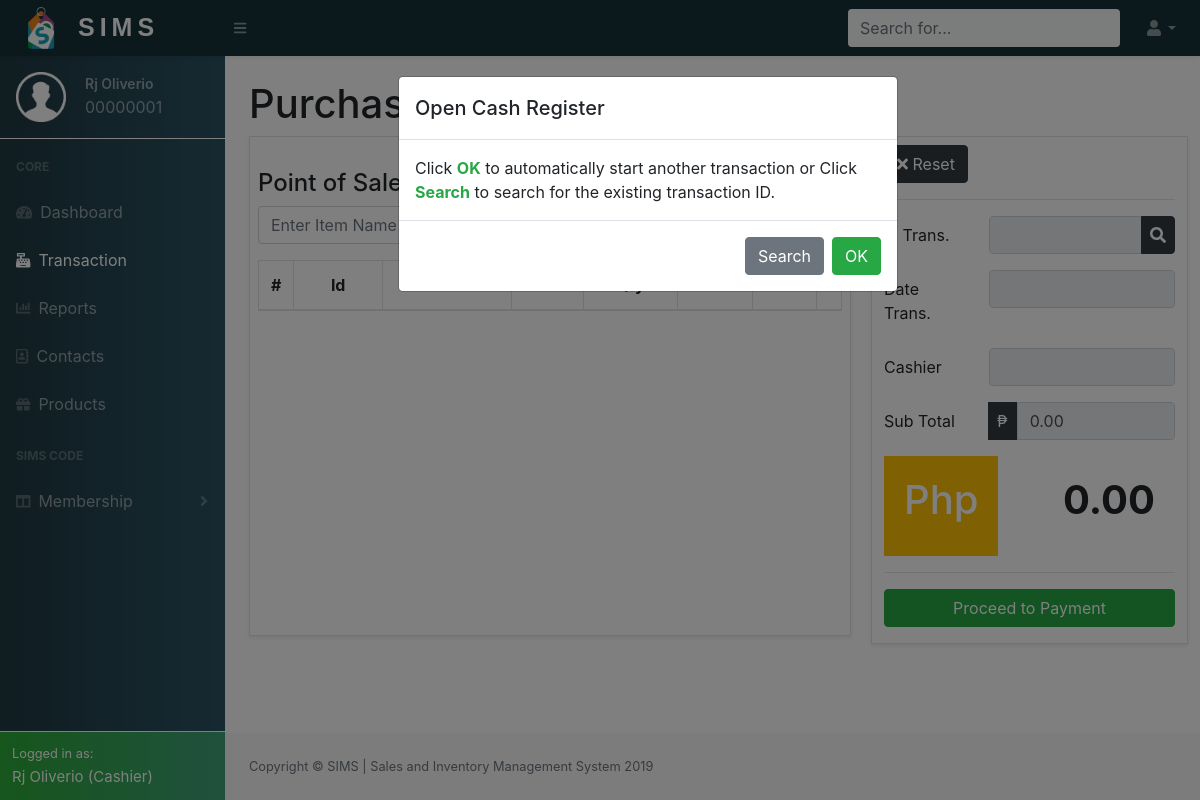
Screenshot of /project/php/purchase.php (signed in) with the database file from the repository.
### tables this page shows
CREATE TABLE `employee_accounts` (
  `Employee_id` int(8) UNSIGNED ZEROFILL NOT NULL,
  `Person_id` int(8) NOT NULL,
  `Password` varchar(255) NOT NULL
);

CREATE TABLE `person_info` (
  `Person_id` int(8) NOT NULL,
  `Fname` varchar(255) NOT NULL,
  `Lname` varchar(255) NOT NULL,
  `Email` varchar(255) NOT NULL,
  `Image` varchar(255) NOT NULL DEFAULT 'user.png',
  `Contact_no` varchar(15) NOT NULL,
  `Address` varchar(255) NOT NULL,
  `Age` int(3) DEFAULT NULL,
  `Gender` enum('Male','Female') DEFAULT NULL,
  `Date_added` datetime NOT NULL DEFAULT current_timestamp(),
  `Person_type` enum('Cashier','Manager','Supplier','Customer') NOT NULL
);

### project/php/dbconnect.php (called while the page is built, shortened)
<?php
    function runQuery($conn,$str){
        $res=mysqli_query($conn,$str);
        return $res;
    }
?>

### project/php/purchase.php (the view, shortened to what this page needs)
<?php
    include_once('dbconnect.php');
    if(isset($_SESSION['empid'])){
        $res=runQuery($conn,"SELECT * FROM employee_accounts INNER JOIN person_info ON employee_accounts.Person_id=person_info.Person_id WHERE employee_accounts.Employee_id='{$_SESSION['empid']}'");
        $res=mysqli_fetch_array($res);
    }else{
        header("Location: ../index.php");
    }
?>
<!DOCTYPE html>
<html lang="en">
<head>
    <link href="../css/styles.css" rel="stylesheet" />
    <link href="https://cdn.datatables.net/1.10.20/css/dataTables.bootstrap4.min.css" rel="stylesheet" />
    <link rel="stylesheet" href="https://cdnjs.cloudflare.com/ajax/libs/easy-autocomplete/1.3.5/easy-autocomplete.css" />
</head>
<body class="sb-nav-fixed">
    <?php
       include('header.php');
    ?>
        <div id="layoutSidenav_content">
            <main>
                <div class="container-fluid">
                <div class="modal fade m-5" id="exampleModal" tabindex="-1" role="dialog" aria-labelledby="exampleModalLabel" aria-hidden="true">
                    <div class="modal-dialog" role="document">
                        <div class="modal-content">
                            <div class="modal-header">
                                <h5 class="modal-title" id="exampleModalLabel">Open Cash Register</h5>
                            </div>
                            <div class="modal-body">
                                Click <span class="text-success font-weight-bold">OK</span> to automatically start another transaction
                                or Click <span class="text-success font-weight-bold">Search</span> to search for the existing transaction ID.
                            </div>
                            <div class="modal-footer">
                                <a type="button" class="btn btn-secondary text-white" data-dismiss="modal">Search</a>
                                <button type="button" id="loadtransaction" class="btn btn-success" data-dismiss="modal">OK</button>
                            </div>
                        </div>
                    </div>
                </div>
                    <h1 class="mt-4">Purchase</h1>
                    <div class="row mb-3">
                        <div class="col-xl mr-2">
                            <div class="p-2 border border-gray purchasearea shadow-sm ">
                                <h4 class="mt-4"> Point of Sale </h4>
                                <form
                                    class="d-none w-100 d-md-inline-block form-inline ml-auto mr-0 mr-md-3 my-2 my-md-0">
                                    <div class="input-group">
                                    </div>
                                </form>
                                <div class="table-wrapper-scroll-y my-custom-scrollbar">
                                    <table class="table table-bordered mb-4 mt-3 ordertable table-striped" id="table" width="100%" cellspacing="0">
                                        <thead>
                                            <tr class="text-center">
                                                <th width="5%">#</th>
                                                <th width="20%">Id</th>
                                                <th width="29%">Item</th>
                                                <th width="13%">Price</th>
                                                <th width="20%">Qty</th>
                                                <th width="6%">Disc%</th>
                                                <th width="13%">Total</th>
                                            </tr>
                                        </thead>
                                    </table>
                                </div>
                            </div>
                        </div>
                        <div class="col-xl-4 border border-gray shadow-sm">
                            <button type="button" class="btn btn-dark mt-2" id="reset"><i class="fas fa-times"></i> Reset</button>
                            <hr>
                            <div class="form-group row">
                                <label for="id_trans" class="col-sm-4 col-form-label">Id Trans.</label>
                                <div class="col-sm-8 input input-group">
                                    <input type="text" class="form-control" id="id_trans" placeholder="" readonly>
                                    <div class="input-group-append">
                                        <button class="btn btn-dark pr-2 pl-2 pt-0 pb-0" id="clickidsearch" type="button" data-toggle="modal" data-target="#idsearch"><i class="fa fa-search"></i></button>
                                    </div>
                                </div>
                            </div>
                            <div class="form-group row">
                                <label for="date_trans" class="col-sm-4 col-form-label">Date Trans.</label>
                                <div class="col-sm-8">
                                    <input type="text" class="form-control" id="date_trans" placeholder="" readonly>
                                </div>
                            </div>
                            <div class="form-group row">
                                <label for="cashier" class="col-sm-4 col-form-label">Cashier</label>
                                <div class="col-sm-8">
                                    <input type="text" class="form-control" id="cashier" placeholder="" readonly>
                                </div>
                            </div>
                            <div class="form-group row">
                                <label for="subtotal" class="col-sm-4 col-form-label">Sub Total</label>
                                <div class="col-sm-8 input-group">
                                    <div class="input-group-append">
                                        <button class="btn btn-dark pr-2 pl-2 pt-0 pb-0" type="button">₱</button>
                                    </div>
                                    <input type="text" class="form-control" id="subtotal" placeholder="" value="0.00" readonly>
                                </div>
                            </div>
                            <div class="card border-0">
                                <div class="row ">
                                    <div class="col">
                                        <div class="card-body float-left text-white bg-warning">
                                            <h1 class="card-title">Php</h1>
                                        </div>
                                    </div>
                                    <div class="col-sm-6">
                                        <div class="card-body">
                                            <h1 class="card-title float-right font-weight-bold" id="totalamount">0.00
                                            </h1>
                                        </div>
                                    </div>
                                </div>
                            </div>
                            <hr>
                            <button type="button" class="btn btn-success w-100 mb-3 proceedpay">Proceed to Payment</button>
                        </div>
                    </div>
                </div>
            </main>
            <?php include('footer.php'); ?>
        </div>
    </div>
</body>
</html>

### project/php/header.php (shortened to what this page needs)
<nav class="sb-topnav navbar navbar-expand navbar-dark bg-light topnavcolor shadow-sm">
            <a class="navbar-brand" href="cashierdashboard.php"><img  src="../images/sims2.png" width="50" height="50"><span class="simstop ">SIMS</span></a><button class="btn btn-link btn-sm order-1 order-lg-0" id="sidebarToggle" href="#"><i class="fas fa-bars"></i></button
            >
            <form class="d-none d-md-inline-block form-inline ml-auto mr-0 mr-md-3 my-2 my-md-0">
                <div class="input-group div-wrapper">
                <input type="text" class="form-control bg-light border-0 small template-links" placeholder="Search for..." >
            </div>
            </form>
            <ul class="navbar-nav ml-auto ml-md-0">
                <li class="nav-item dropdown">
                    <a class="nav-link dropdown-toggle" id="userDropdown" href="#" role="button" data-toggle="dropdown" aria-haspopup="true" aria-expanded="false"><i class="fas fa-user fa-fw"></i></a>
                </li>
            </ul>
        </nav>
        <div id="layoutSidenav">
            <div id="layoutSidenav_nav">
                <nav class="sb-sidenav accordion sb-sidenav-dark navcolor" id="sidenavAccordion">
                    <div class="sb-sidenav-menu">
                        <div class="nav">
                            <div class="sb-nav-userinfo p-3">
                                <div class="float-left">
                                    <img src="../images/<?php echo $res['Image']; ?>" width="50" height="50">
                                </div>
                                <div class="userdetails">
                                    <p><?php echo $res['Fname']." ".$res['Lname']; ?></p>
                                    <span><?php echo $res['Employee_id']; ?></span>
                                </div>
                            </div>
                            <div class="user-divider w-100 bg-white"></div>
                            <div class="sb-sidenav-menu-heading">Core</div>
                            <a class="nav-link" href="cashierdashboard.php"
                                ><div class="sb-nav-link-icon"><i class="fas fa-tachometer-alt"></i></div>
                                Dashboard</a>
                            <a class="nav-link" href="purchase.php">
                                <div class="sb-nav-link-icon"><i class="fas fa-cash-register"></i></div>
                                Transaction
                            </a>
                            <a class="nav-link" href="reports.php">
                                <div class="sb-nav-link-icon"><i class="fas fa-chart-bar"></i></div>
                                Reports
                            </a>
                            <a class="nav-link" href="contacts.php">
                                <div class="sb-nav-link-icon"><i class="far fa-address-book"></i></div>
                                Contacts
                            </a>
                            <a class="nav-link" href="products.php">
                                <div class="sb-nav-link-icon"><i class="fas fa-gift"></i></div>
                                Products
                            </a>
                            <div class="sb-sidenav-menu-heading">SIMS Code</div>
                            <a class="nav-link collapsed" href="#" data-toggle="collapse" data-target="#collapseLayouts" aria-expanded="false" aria-controls="collapseLayouts"
                                ><div class="sb-nav-link-icon"><i class="fas fa-columns"></i></div>
                                Membership
                                <div class="sb-sidenav-collapse-arrow"><i class="fas fa-angle-down"></i></div
                            ></a>
                        </div>
                    </div>
                    <div class="sb-sidenav-footer bg-success logged border border-white border-right-0 border-bottom-0 border-left-0">
                        <div class="small text-white">Logged in as:</div>
                        <span class="text-white active-name "><?php echo $res['Fname']." ".$res['Lname']." (".$res['Person_type'].")"; ?></span>
                    </div>
                </nav>
            </div>

### project/php/purchase.php (style rules this page uses)
.my-custom-scrollbar { position: relative; height: 383px; overflow: auto; }
.table-wrapper-scroll-y { display: block; }

### rows the page displays
employee_accounts: Person.Image (placeholder picture), Person.Fname "Rj", Person.Lname "Oliverio", Employee_id "00000001", Person.Person_type "Cashier"
